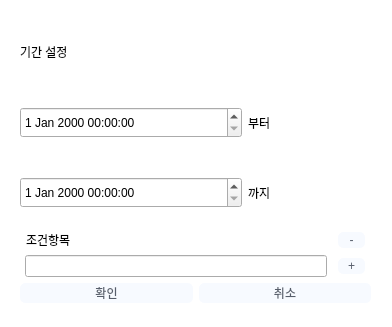
<?xml version="1.0" encoding="UTF-8"?>
<ui version="4.0">
 <class>Dialog</class>
 <widget class="QDialog" name="Dialog">
  <property name="geometry">
   <rect>
    <x>0</x>
    <y>0</y>
    <width>392</width>
    <height>327</height>
   </rect>
  </property>
  <property name="windowTitle">
   <string>Dialog</string>
  </property>
  <property name="styleSheet">
   <string notr="true">QDialog{
	background-color: white;
}

QLabel{
	font: 12pt &quot;KoPub돋움체 Light&quot;;
}
QPushButton { 
	color: #575e6b;
	background-color: #f7faff;
	border: 1px solid #f7faff;
	border-radius: 5px;
	font: 10pt &quot;KoPub돋움체 Light&quot;;
}
QPushButton:hover{ 
	color: #f7faff;
	border: 1px solid #575e6b;
	background-color: #575e6b;
}

QRadioButton{
	font: 10pt &quot;KoPub돋움체 Light&quot;;
}
</string>
  </property>
  <widget class="QWidget" name="verticalLayoutWidget">
   <property name="geometry">
    <rect>
     <x>20</x>
     <y>20</y>
     <width>351</width>
     <height>283</height>
    </rect>
   </property>
   <layout class="QVBoxLayout" name="verticalLayout">
    <item>
     <widget class="QLabel" name="label">
      <property name="text">
       <string>기간 설정</string>
      </property>
     </widget>
    </item>
    <item>
     <layout class="QHBoxLayout" name="horizontalLayout">
      <item>
       <widget class="QDateTimeEdit" name="dateTimeEdit1">
        <property name="styleSheet">
         <string notr="true">min-width: 200px;
min-height: 25px;
font: 10pt &quot;KoPub돋움체 Light&quot;;</string>
        </property>
       </widget>
      </item>
      <item>
       <widget class="QLabel" name="label_2">
        <property name="text">
         <string>부터</string>
        </property>
       </widget>
      </item>
     </layout>
    </item>
    <item>
     <layout class="QHBoxLayout" name="horizontalLayout_6">
      <item>
       <widget class="QDateTimeEdit" name="dateTimeEdit2">
        <property name="styleSheet">
         <string notr="true">min-width: 200px;
min-height: 25px;
font: 10pt &quot;KoPub돋움체 Light&quot;;</string>
        </property>
       </widget>
      </item>
      <item>
       <widget class="QLabel" name="label_4">
        <property name="text">
         <string>까지</string>
        </property>
       </widget>
      </item>
     </layout>
    </item>
    <item>
     <layout class="QHBoxLayout" name="horizontalLayout_4">
      <item>
       <widget class="QLabel" name="label_3">
        <property name="styleSheet">
         <string notr="true">max-width: 300px;</string>
        </property>
        <property name="text">
         <string>조건항목</string>
        </property>
       </widget>
      </item>
      <item>
       <widget class="QPushButton" name="delCondiBtn">
        <property name="styleSheet">
         <string notr="true">max-width:25px;</string>
        </property>
        <property name="text">
         <string>-</string>
        </property>
       </widget>
      </item>
     </layout>
    </item>
    <item>
     <layout class="QGridLayout" name="condiRbtnGBox"/>
    </item>
    <item>
     <layout class="QHBoxLayout" name="horizontalLayout_3">
      <item>
       <widget class="QLineEdit" name="lineEdit">
        <property name="styleSheet">
         <string notr="true">max-width:300px;</string>
        </property>
       </widget>
      </item>
      <item>
       <widget class="QPushButton" name="addCondiBtn">
        <property name="styleSheet">
         <string notr="true">max-width:25px;</string>
        </property>
        <property name="text">
         <string>+</string>
        </property>
       </widget>
      </item>
     </layout>
    </item>
    <item>
     <layout class="QHBoxLayout" name="horizontalLayout_2">
      <item>
       <widget class="QPushButton" name="okBtn">
        <property name="text">
         <string>확인</string>
        </property>
       </widget>
      </item>
      <item>
       <widget class="QPushButton" name="cancelBtn">
        <property name="text">
         <string>취소</string>
        </property>
       </widget>
      </item>
     </layout>
    </item>
   </layout>
  </widget>
 </widget>
 <resources/>
 <connections/>
</ui>
